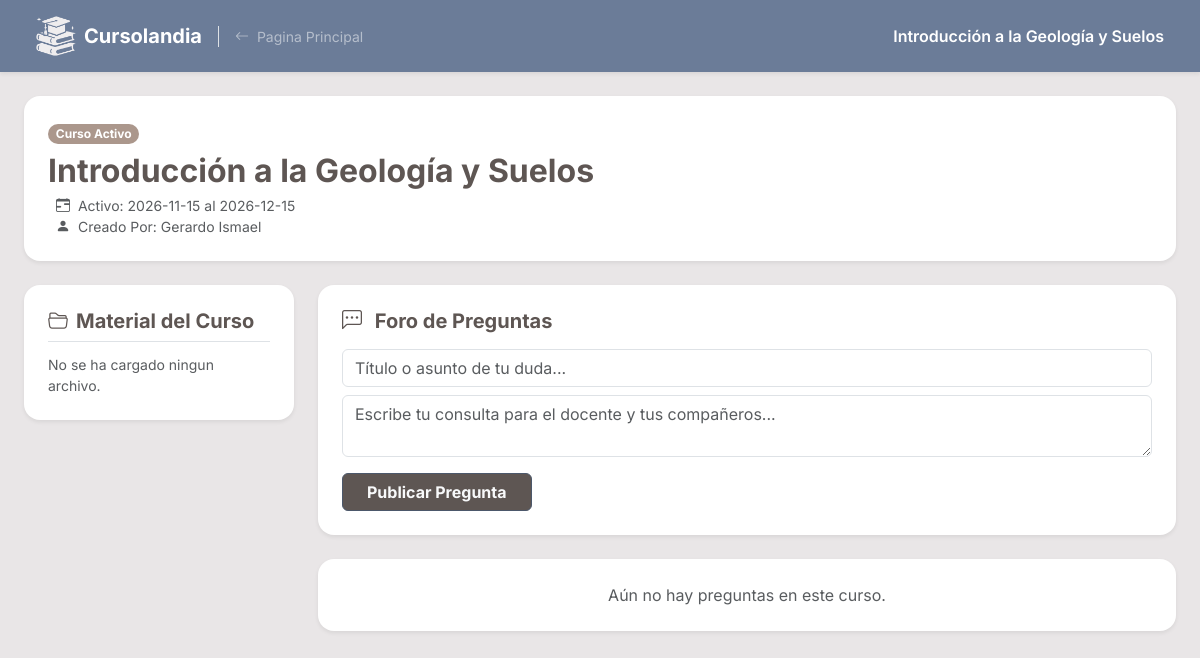
/Interfaz/Cursos/aula_c.php?id_c=3, run on the app's committed database.
### tables this page shows
CREATE TABLE Cursos (
    C_ID INT AUTO_INCREMENT NOT NULL,
    U_ID_Crea INT NOT NULL,
    C_Titulo VARCHAR (150) NOT NULL,
    C_Descripcion TEXT NOT NULL,
    C_Costo DECIMAL(10, 2) DEFAULT NULL,
    C_Cupos INT DEFAULT NULL,
    C_FDInicio DATE NOT NULL,
    C_FDFin DATE NOT NULL,
    C_Img VARCHAR(255) DEFAULT 'imgcurso_pordefecto.png',
    C_Acceso ENUM('Publico','Privado') NOT NULL DEFAULT 'Publico',
    PRIMARY KEY (C_ID),
    CONSTRAINT FK_U_ID_Crea FOREIGN KEY (U_ID_Crea) REFERENCES Usuarios(U_ID) ON DELETE CASCADE,
    CONSTRAINT chk_C_Costo CHECK (C_Costo IS NULL OR C_Costo >= 0),
    CONSTRAINT chk_C_Cupos CHECK (C_Cupos IS NULL OR C_Cupos >= 0),
    CONSTRAINT chk_C_Fechas CHECK (C_FDInicio <= C_FDFin)
);

CREATE TABLE Usuarios (
    U_ID INT AUTO_INCREMENT NOT NULL,
    U_DNI VARCHAR(8) NOT NULL,
    U_Nom VARCHAR(40) NOT NULL,
    U_Ape VARCHAR(40) NOT NULL,
    U_FDN DATE NOT NULL,
    U_Ant TEXT DEFAULT NULL,
    U_Email VARCHAR(255) NOT NULL,
    U_Contrasena VARCHAR(255) NOT NULL,
    U_Plan ENUM('Gratuito','Pro') NOT NULL DEFAULT 'Gratuito',
    U_Rol ENUM('usuario','admin') NOT NULL DEFAULT 'usuario',
    U_FotoDePerfil VARCHAR(255) NOT NULL DEFAULT 'avatar_pordefecto.avif',
    PRIMARY KEY (U_ID),
    UNIQUE (U_DNI),
    UNIQUE (U_Email),
    CONSTRAINT chk_U_Email CHECK (U_Email LIKE '%_@__%.__%')
);

### Persistencia/Consultas/CursoBD.php (called while the page is built, shortened)
<?php
    class CursoBD {
        public function datos_curso ($id_c) {
            $qry = "
                SELECT Cursos.*, U_Nom, U_Ape, U_FotoDePerfil,
                GROUP_CONCAT(E_Nombre SEPARATOR ', ') AS Etiquetas
                FROM Cursos INNER JOIN Usuarios ON U_ID_Crea = U_ID
                LEFT JOIN Tiene ON C_ID_Tiene = C_ID
                LEFT JOIN Etiquetas ON E_ID_Tiene = E_ID
                WHERE C_ID = '$id_c'
                GROUP BY Cursos.C_ID
            ";
            include RUTA_BASE . "/Persistencia/conexion.php";
            $result = mysqli_query($conexion,$qry);
            $fila = mysqli_fetch_array($result);
            return $fila;
        }
    }
?>

### Interfaz/Cursos/aula_c.php (the view, shortened to what this page needs)
<?php
    require_once RUTA_BASE . "/Persistencia/Consultas/PreguntaBD.php";
    require_once RUTA_BASE . "/Persistencia/Consultas/RespuestaBD.php";
    require_once RUTA_BASE . "/Persistencia/Consultas/CursoBD.php";
    $id_c = $_SESSION["id_curso"];
    $pbdd = new PreguntaBD();
    $cbdd = new CursoBD();
    $mbdd = new MaterialesBD();
    $datos_c = $cbdd -> datos_curso($id_c);
    $lista_p = $pbdd -> listar_preguntas($id_c);
    $lista_a = $mbdd -> listar_archivos($id_c);
?>
<!doctype html>
<html lang="es" data-bs-theme="light">
    <head>
        <link
            href="https://cdn.jsdelivr.net/npm/bootstrap@5.3.8/dist/css/bootstrap.min.css"
            rel="stylesheet"
        />
        <link rel="stylesheet" href="https://cdn.jsdelivr.net/npm/bootstrap-icons@1.13.1/font/bootstrap-icons.min.css">
        <link rel = "stylesheet" href = "<?php echo URL_BASE;?>/Interfaz/Activos/curstyles.css">
    </head>
    <body>
        <header class="mi-bg-grisazulado text-white py-3 px-4 shadow-sm">
            <div class="container-fluid d-flex justify-content-between align-items-center">
                <div class="d-flex align-items-center">
                    <img src="<?php echo URL_BASE; ?>/Interfaz/Activos/logo Cursolandia.png" alt="Logo" style="max-height: 40px;">
                    <span class="text-white fw-bold ms-2 fs-5 pe-3">Cursolandia</span>
                    <a href="<?php echo URL_BASE;?>/index.php" class="text-white-50 text-decoration-none small border-start ps-3">
                        <i class="bi bi-arrow-left me-1"></i>
                        Pagina Principal
                    </a>
                </div>
                <span class="fw-semibold d-none d-md-inline"><?php echo "{$datos_c['C_Titulo']}";?></span>
            </div>
        </header>
        <main>
            <section class="container-fluid px-lg-4 py-4">
                <div class="card border-0 shadow-sm rounded-4 p-4 mb-4 bg-white">
                    <div class="d-flex flex-column flex-md-row justify-content-between align-items-md-center gap-2">
                        <div>
                            <div class="mb-2">
                                <?php if ($datos_c["C_FDFin"] >= date('Y-m-d')): ?>
                                <span class="badge rounded-pill mi-bg-bronce">Curso Activo</span>
                                <?php else: ?>
                                <span class="badge rounded-pill mi-bg-bronce">Curso Inactivo</span>
                                <?php endif; ?>
                            </div>
                            <h2 class="fw-bold mi-color-text mb-1"><?php echo "{$datos_c['C_Titulo']}"; ?></h2>
                            <p class="text-muted small mb-0">
                                <i class="bi bi-calendar-range ms-2 me-1"></i>
                                Activo: <?php echo "{$datos_c['C_FDInicio']} al {$datos_c['C_FDFin']}";?>
                            </p>
                            <p class="text-muted small mb-0">
                                <i class="bi bi-person-fill ms-2 me-1"></i>
                                Creado Por: <?php echo "{$datos_c['U_Nom']} {$datos_c["U_Ape"]}";?>
                            </p>
                        </div>
                    </div>
                </div>
                <div class="row g-4">
                    <div class="col-12 col-lg-3 d-none d-lg-block">
                        <div class="card border-0 shadow-sm rounded-4 p-4">
                            <h5 class="fw-bold mi-color-text mb-1 border-bottom pb-2">
                                <i class="bi bi-folder2-open me-2"></i>Material del Curso
                            </h5>
                            <?php if (empty($lista_a)):?>
                                <p class="small text-muted mt-2 mb-0"> No se ha cargado ningun archivo.</p>
                            <?php endif; ?>
                        </div>
                    </div>
                    <div class="col-12 col-lg-9 mb-4">
                        <div class="card border-0 shadow-sm rounded-4 p-4 mb-4">
                            <h5 class="fw-bold mi-color-text mb-3">
                                <i class="bi bi-chat-left-dots me-2"></i> Foro de Preguntas
                            </h5>
                            <form action="" method="POST" name="fpreguntas" class="needs-validation" novalidate>
                                <div class="mb-2">
                                    <input type="text" name="titulo_p" class="form-control" placeholder="Título o asunto de tu duda..." required>
                                </div>
                                <div class="mb-3">
                                    <textarea name="texto_p" id="texto_pregunta" rows="2"  class="form-control" placeholder="Escribe tu consulta para el docente y tus compañeros..." required></textarea>
                                </div>
                                <button type="submit" name="publicar_p" value="1" class="btn mis-bgs-btns text-light px-4 fw-bold">
                                    Publicar Pregunta
                                </button>
                            </form>
                        </div>
                        <?php
                            if (empty($lista_p)) {
                                echo "
                                <div class='card border-0 shadow-sm rounded-4 p-4 text-center text-muted'>
                                    Aún no hay preguntas en este curso.
                                </div>";
                            }
                        ?>
                    </div>
                </div>
            </section>
        </main>
    </body>
</html>

### Interfaz/Activos/curstyles.css (style rules this page uses)
body { background-color: #E9E6E7; font-family: 'Inter', sans-serif; }
.mi-bg-grisazulado { background-color: #6B7C98; }
.mi-bg-bronce { background-color: #AB978C; }
.mis-bgs-btns { background-color: #5E5653; border-color: #4c586b; color: #E9E6E7; }
.mi-color-text { color: #5E5653; }

### data on the page
cursos: C_Titulo "Introducción a la Geología y Suelos", C_FDInicio "2026-11-15", C_FDFin "2026-12-15", U_ID_Crea.U_Nom "Gerardo", U_ID_Crea.U_Ape "Ismael"
